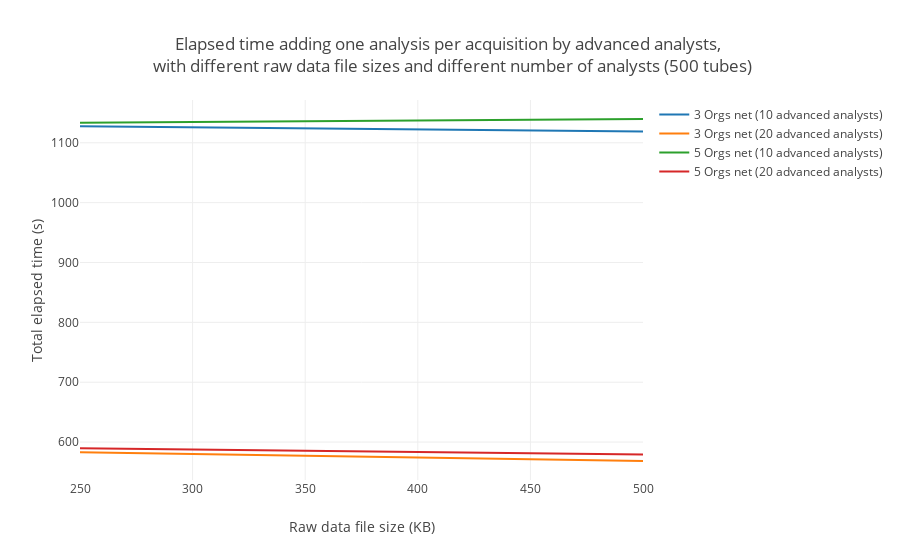

Here is the notebook cell this chart was saved with:
### Markdown cell above
### Elapsed time adding one resolution per acquisition with different number of advanced analysts

### Code cell
# 3 Orgs net data
threeOrgs10 = [1127.5344, 1118.8319]
threeOrgs20 = [582.8463, 568.3935]
# 5 Orgs net data
fiveOrgs10 = [1133.3466, 1139.7193]
fiveOrgs20 = [589.8071, 579.0952]

totalResolution(500, threeOrgs10, threeOrgs20, fiveOrgs10, fiveOrgs20)

### Figure 1 — Plotly figure (JSON) as saved in the notebook; plotly's stock layout.template omitted (floating-point values rounded to 4 significant figures)
{"data": [{"mode": "lines", "name": "3 Orgs net (10 advanced analysts)", "type": "scatter", "uid": "6797f840-07bf-4447-84de-98d56a14a709", "x": [250, 500], "y": [1128.0, 1119.0]}, {"mode": "lines", "name": "3 Orgs net (20 advanced analysts)", "type": "scatter", "uid": "6b66ae22-2eba-4d7a-b07e-40622e67d46c", "x": [250, 500], "y": [582.8, 568.4]}, {"mode": "lines", "name": "5 Orgs net (10 advanced analysts)", "type": "scatter", "uid": "e63c610f-ece6-4953-a566-7b4b4321bc5f", "x": [250, 500], "y": [1133.0, 1140.0]}, {"mode": "lines", "name": "5 Orgs net (20 advanced analysts)", "type": "scatter", "uid": "c7f0c4fa-a096-4c7b-8a69-3571dec431e0", "x": [250, 500], "y": [589.8, 579.1]}], "layout": {"barmode": "group", "title": {"text": "Elapsed time adding one analysis per acquisition by advanced analysts, <br> with different raw data file sizes and different number of analysts (500 tubes)"}, "xaxis": {"range": [250, 500], "title": {"text": "Raw data file size (KB)"}}, "yaxis": {"title": {"text": "Total elapsed time (s)"}}}}
